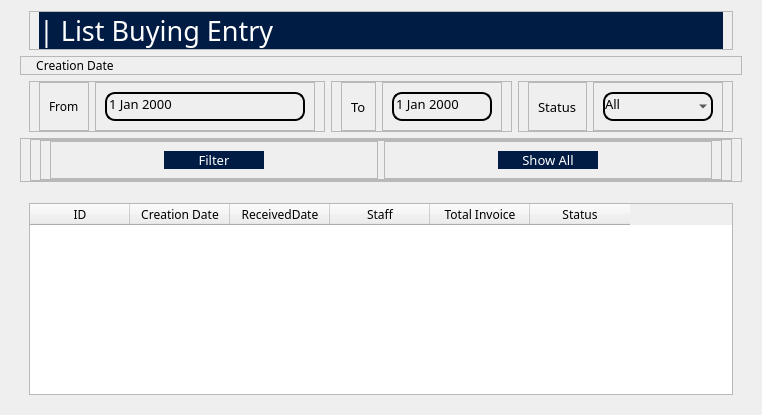
            <widget class="QWidget" name="ListBE">
             <layout class="QHBoxLayout" name="horizontalLayout_62">
              <item>
               <widget class="QWidget" name="widget_40" native="true">
                <property name="font">
                 <font>
                  <family>Sans Serif Collection</family>
                  <pointsize>9</pointsize>
                 </font>
                </property>
                <layout class="QVBoxLayout" name="verticalLayout_40">
                 <property name="topMargin">
                  <number>0</number>
                 </property>
                 <property name="bottomMargin">
                  <number>0</number>
                 </property>
                 <item>
                  <widget class="QWidget" name="widget_41" native="true">
                   <layout class="QVBoxLayout" name="verticalLayout_41">
                    <property name="topMargin">
                     <number>0</number>
                    </property>
                    <property name="bottomMargin">
                     <number>0</number>
                    </property>
                    <item>
                     <widget class="QFrame" name="frame_57">
                      <property name="frameShape">
                       <enum>QFrame::StyledPanel</enum>
                      </property>
                      <property name="frameShadow">
                       <enum>QFrame::Raised</enum>
                      </property>
                      <layout class="QVBoxLayout" name="verticalLayout_42">
                       <property name="topMargin">
                        <number>0</number>
                       </property>
                       <property name="bottomMargin">
                        <number>0</number>
                       </property>
                       <item>
                        <widget class="QLabel" name="label_27">
                         <property name="font">
                          <font>
                           <family>Sans Serif Collection</family>
                           <pointsize>20</pointsize>
                          </font>
                         </property>
                         <property name="styleSheet">
                          <string notr="true">background-color: rgb(0, 28, 68);
border-radius: 20px;
color: white</string>
                         </property>
                         <property name="text">
                          <string>| List Buying Entry</string>
                         </property>
                        </widget>
                       </item>
                      </layout>
                     </widget>
                    </item>
                   </layout>
                  </widget>
                 </item>
                 <item>
                  <widget class="QFrame" name="frame_75">
                   <property name="frameShape">
                    <enum>QFrame::StyledPanel</enum>
                   </property>
                   <property name="frameShadow">
                    <enum>QFrame::Raised</enum>
                   </property>
                   <layout class="QVBoxLayout" name="verticalLayout_72">
                    <property name="topMargin">
                     <number>0</number>
                    </property>
                    <property name="bottomMargin">
                     <number>0</number>
                    </property>
                    <item>
                     <widget class="QLabel" name="label_38">
                      <property name="font">
                       <font>
                        <family>Sans Serif Collection</family>
                        <pointsize>9</pointsize>
                       </font>
                      </property>
                      <property name="text">
                       <string>  Creation Date</string>
                      </property>
                     </widget>
                    </item>
                   </layout>
                  </widget>
                 </item>
                 <item>
                  <widget class="QWidget" name="widget_42" native="true">
                   <property name="font">
                    <font>
                     <pointsize>10</pointsize>
                    </font>
                   </property>
                   <layout class="QHBoxLayout" name="horizontalLayout_63">
                    <property name="topMargin">
                     <number>0</number>
                    </property>
                    <property name="bottomMargin">
                     <number>0</number>
                    </property>
                    <item alignment="Qt::AlignLeft">
                     <widget class="QFrame" name="frame_63">
                      <property name="frameShape">
                       <enum>QFrame::StyledPanel</enum>
                      </property>
                      <property name="frameShadow">
                       <enum>QFrame::Raised</enum>
                      </property>
                      <layout class="QHBoxLayout" name="horizontalLayout_64">
                       <property name="topMargin">
                        <number>0</number>
                       </property>
                       <property name="bottomMargin">
                        <number>0</number>
                       </property>
                       <item alignment="Qt::AlignLeft">
                        <widget class="QFrame" name="frame_58">
                         <property name="frameShape">
                          <enum>QFrame::StyledPanel</enum>
                         </property>
                         <property name="frameShadow">
                          <enum>QFrame::Raised</enum>
                         </property>
                         <layout class="QVBoxLayout" name="verticalLayout_43">
                          <item>
                           <widget class="QLabel" name="label_26">
                            <property name="font">
                             <font>
                              <family>Sans Serif Collection</family>
                              <pointsize>9</pointsize>
                             </font>
                            </property>
                            <property name="text">
                             <string>From</string>
                            </property>
                           </widget>
                          </item>
                         </layout>
                        </widget>
                       </item>
                       <item alignment="Qt::AlignLeft">
                        <widget class="QFrame" name="frame_59">
                         <property name="sizePolicy">
                          <sizepolicy hsizetype="Expanding" vsizetype="Preferred">
                           <horstretch>0</horstretch>
                           <verstretch>0</verstretch>
                          </sizepolicy>
                         </property>
                         <property name="frameShape">
                          <enum>QFrame::StyledPanel</enum>
                         </property>
                         <property name="frameShadow">
                          <enum>QFrame::Raised</enum>
                         </property>
                         <layout class="QVBoxLayout" name="verticalLayout_44">
                          <item>
                           <widget class="QDateEdit" name="CredateBEFrom">
                            <property name="sizePolicy">
                             <sizepolicy hsizetype="Preferred" vsizetype="Preferred">
                              <horstretch>0</horstretch>
                              <verstretch>0</verstretch>
                             </sizepolicy>
                            </property>
                            <property name="minimumSize">
                             <size>
                              <width>200</width>
                              <height>0</height>
                             </size>
                            </property>
                            <property name="font">
                             <font>
                              <family>Sans Serif Collection</family>
                              <pointsize>10</pointsize>
                              <weight>50</weight>
                              <italic>false</italic>
                              <bold>false</bold>
                             </font>
                            </property>
                            <property name="styleSheet">
                             <string notr="true">background-color: rgba(0,0,0,0);
border: none;
border: 1.5px solid rgb(0, 0, 0);
color: rgb(0, 0, 0);
padding-bottom: 5px;
border-radius: 10px;
font: 10pt &quot;Sans Serif Collection&quot;;</string>
                            </property>
                           </widget>
                          </item>
                         </layout>
                        </widget>
                       </item>
                      </layout>
                     </widget>
                    </item>
                    <item>
                     <widget class="QFrame" name="frame_74">
                      <property name="frameShape">
                       <enum>QFrame::StyledPanel</enum>
                      </property>
                      <property name="frameShadow">
                       <enum>QFrame::Raised</enum>
                      </property>
                      <layout class="QHBoxLayout" name="horizontalLayout_54">
                       <property name="topMargin">
                        <number>0</number>
                       </property>
                       <property name="bottomMargin">
                        <number>0</number>
                       </property>
                       <item alignment="Qt::AlignLeft">
                        <widget class="QFrame" name="frame_40">
                         <property name="font">
                          <font>
                           <family>Sans Serif Collection</family>
                           <pointsize>9</pointsize>
                          </font>
                         </property>
                         <property name="frameShape">
                          <enum>QFrame::StyledPanel</enum>
                         </property>
                         <property name="frameShadow">
                          <enum>QFrame::Raised</enum>
                         </property>
                         <layout class="QVBoxLayout" name="verticalLayout_12">
                          <item>
                           <widget class="QLabel" name="label_18">
                            <property name="font">
                             <font>
                              <family>Sans Serif Collection</family>
                              <pointsize>10</pointsize>
                             </font>
                            </property>
                            <property name="text">
                             <string>To</string>
                            </property>
                           </widget>
                          </item>
                         </layout>
                        </widget>
                       </item>
                       <item>
                        <widget class="QFrame" name="frame_41">
                         <property name="sizePolicy">
                          <sizepolicy hsizetype="Expanding" vsizetype="Preferred">
                           <horstretch>0</horstretch>
                           <verstretch>0</verstretch>
                          </sizepolicy>
                         </property>
                         <property name="frameShape">
                          <enum>QFrame::StyledPanel</enum>
                         </property>
                         <property name="frameShadow">
                          <enum>QFrame::Raised</enum>
                         </property>
                         <layout class="QVBoxLayout" name="verticalLayout_71">
                          <item>
                           <widget class="QDateEdit" name="CredateBETo">
                            <property name="styleSheet">
                             <string notr="true">background-color: rgba(0,0,0,0);
border: none;
border: 1.5px solid rgb(0, 0, 0);
color: rgb(0, 0, 0);
padding-bottom: 5px;
border-radius: 10px;
font: 10pt &quot;Sans Serif Collection&quot;;</string>
                            </property>
                           </widget>
                          </item>
                         </layout>
                        </widget>
                       </item>
                      </layout>
                     </widget>
                    </item>
                    <item>
                     <widget class="QFrame" name="frame_60">
                      <property name="sizePolicy">
                       <sizepolicy hsizetype="Preferred" vsizetype="Preferred">
                        <horstretch>0</horstretch>
                        <verstretch>0</verstretch>
                       </sizepolicy>
                      </property>
                      <property name="frameShape">
                       <enum>QFrame::StyledPanel</enum>
                      </property>
                      <property name="frameShadow">
                       <enum>QFrame::Raised</enum>
                      </property>
                      <layout class="QHBoxLayout" name="horizontalLayout_65">
                       <property name="topMargin">
                        <number>0</number>
                       </property>
                       <property name="bottomMargin">
                        <number>0</number>
                       </property>
                       <item alignment="Qt::AlignLeft">
                        <widget class="QFrame" name="frame_62">
                         <property name="frameShape">
                          <enum>QFrame::StyledPanel</enum>
                         </property>
                         <property name="frameShadow">
                          <enum>QFrame::Raised</enum>
                         </property>
                         <layout class="QVBoxLayout" name="verticalLayout_47">
                          <item>
                           <widget class="QLabel" name="label_28">
                            <property name="font">
                             <font>
                              <family>Sans Serif Collection</family>
                              <pointsize>10</pointsize>
                             </font>
                            </property>
                            <property name="text">
                             <string>Status</string>
                            </property>
                           </widget>
                          </item>
                         </layout>
                        </widget>
                       </item>
                       <item>
                        <widget class="QFrame" name="frame_61">
                         <property name="sizePolicy">
                          <sizepolicy hsizetype="Expanding" vsizetype="Preferred">
                           <horstretch>0</horstretch>
                           <verstretch>0</verstretch>
                          </sizepolicy>
                         </property>
                         <property name="frameShape">
                          <enum>QFrame::StyledPanel</enum>
                         </property>
                         <property name="frameShadow">
                          <enum>QFrame::Raised</enum>
                         </property>
                         <layout class="QVBoxLayout" name="verticalLayout_46">
                          <item>
                           <widget class="QComboBox" name="statusBECB">
                            <property name="font">
                             <font>
                              <family>Sans Serif Collection</family>
                              <pointsize>10</pointsize>
                              <weight>50</weight>
                              <italic>false</italic>
                              <bold>false</bold>
                             </font>
                            </property>
                            <property name="styleSheet">
                             <string notr="true">background-color: rgba(0,0,0,0);
border: none;
border: 1.5px solid rgb(0, 0, 0);
color: rgb(0, 0, 0);
padding-bottom: 5px;
border-radius: 10px;
font: 10pt &quot;Sans Serif Collection&quot;;</string>
                            </property>
                            <item>
                             <property name="text">
                              <string>All</string>
                             </property>
                            </item>
                            <item>
                             <property name="text">
                              <string>Not Confirmed</string>
                             </property>
                            </item>
                            <item>
                             <property name="text">
                              <string>Confirmed</string>
                             </property>
                            </item>
                           </widget>
                          </item>
                         </layout>
                        </widget>
                       </item>
                      </layout>
                     </widget>
                    </item>
                   </layout>
                  </widget>
                 </item>
                 <item>
                  <widget class="QFrame" name="frame_96">
                   <property name="frameShape">
                    <enum>QFrame::StyledPanel</enum>
                   </property>
                   <property name="frameShadow">
                    <enum>QFrame::Raised</enum>
                   </property>
                   <layout class="QVBoxLayout" name="verticalLayout_98">
                    <property name="topMargin">
                     <number>0</number>
                    </property>
                    <property name="bottomMargin">
                     <number>0</number>
                    </property>
                    <item>
                     <widget class="QFrame" name="frame_113">
                      <property name="frameShape">
                       <enum>QFrame::StyledPanel</enum>
                      </property>
                      <property name="frameShadow">
                       <enum>QFrame::Raised</enum>
                      </property>
                      <layout class="QHBoxLayout" name="horizontalLayout_102">
                       <property name="topMargin">
                        <number>0</number>
                       </property>
                       <property name="bottomMargin">
                        <number>0</number>
                       </property>
                       <item>
                        <widget class="QFrame" name="frame_117">
                         <property name="sizePolicy">
                          <sizepolicy hsizetype="Preferred" vsizetype="Preferred">
                           <horstretch>0</horstretch>
                           <verstretch>0</verstretch>
                          </sizepolicy>
                         </property>
                         <property name="frameShape">
                          <enum>QFrame::StyledPanel</enum>
                         </property>
                         <property name="frameShadow">
                          <enum>QFrame::Raised</enum>
                         </property>
                         <layout class="QHBoxLayout" name="horizontalLayout_75">
                          <property name="topMargin">
                           <number>0</number>
                          </property>
                          <property name="bottomMargin">
                           <number>0</number>
                          </property>
                          <item>
                           <widget class="QFrame" name="frame_118">
                            <property name="frameShape">
                             <enum>QFrame::StyledPanel</enum>
                            </property>
                            <property name="frameShadow">
                             <enum>QFrame::Raised</enum>
                            </property>
                            <layout class="QVBoxLayout" name="verticalLayout_116">
                             <item alignment="Qt::AlignHCenter">
                              <widget class="QPushButton" name="LBFilter">
                               <property name="minimumSize">
                                <size>
                                 <width>100</width>
                                 <height>0</height>
                                </size>
                               </property>
                               <property name="font">
                                <font>
                                 <family>Sans Serif Collection</family>
                                 <pointsize>10</pointsize>
                                </font>
                               </property>
                               <property name="styleSheet">
                                <string notr="true">background-color: rgb(0, 28, 68);
border-radius: 10px;
color: white</string>
                               </property>
                               <property name="text">
                                <string>Filter</string>
                               </property>
                              </widget>
                             </item>
                            </layout>
                           </widget>
                          </item>
                          <item>
                           <widget class="QFrame" name="frame_119">
                            <property name="sizePolicy">
                             <sizepolicy hsizetype="Preferred" vsizetype="Preferred">
                              <horstretch>0</horstretch>
                              <verstretch>0</verstretch>
                             </sizepolicy>
                            </property>
                            <property name="frameShape">
                             <enum>QFrame::StyledPanel</enum>
                            </property>
                            <property name="frameShadow">
                             <enum>QFrame::Raised</enum>
                            </property>
                            <layout class="QVBoxLayout" name="verticalLayout_117">
                             <item alignment="Qt::AlignHCenter">
                              <widget class="QPushButton" name="LBShowAll">
                               <property name="minimumSize">
                                <size>
                                 <width>100</width>
                                 <height>0</height>
                                </size>
                               </property>
                               <property name="font">
                                <font>
                                 <family>Sans Serif Collection</family>
                                 <pointsize>10</pointsize>
                                </font>
                               </property>
                               <property name="styleSheet">
                                <string notr="true">background-color: rgb(0, 28, 68);
border-radius: 10px;
color: white</string>
                               </property>
                               <property name="text">
                                <string>Show All</string>
                               </property>
                              </widget>
                             </item>
                            </layout>
                           </widget>
                          </item>
                         </layout>
                        </widget>
                       </item>
                      </layout>
                     </widget>
                    </item>
                   </layout>
                  </widget>
                 </item>
                 <item>
                  <widget class="QWidget" name="widget_76" native="true"/>
                 </item>
                 <item>
                  <widget class="QWidget" name="widget_44" native="true">
                   <layout class="QVBoxLayout" name="verticalLayout_45">
                    <item>
                     <widget class="QTableWidget" name="listBETable">
                      <column>
                       <property name="text">
                        <string>ID</string>
                       </property>
                      </column>
                      <column>
                       <property name="text">
                        <string>Creation Date</string>
                       </property>
                      </column>
                      <column>
                       <property name="text">
                        <string>ReceivedDate</string>
                       </property>
                      </column>
                      <column>
                       <property name="text">
                        <string>Staff</string>
                       </property>
                      </column>
                      <column>
                       <property name="text">
                        <string>Total Invoice</string>
                       </property>
                      </column>
                      <column>
                       <property name="text">
                        <string>Status</string>
                       </property>
                      </column>
                     </widget>
                    </item>
                   </layout>
                  </widget>
                 </item>
                </layout>
               </widget>
              </item>
             </layout>
            </widget>
